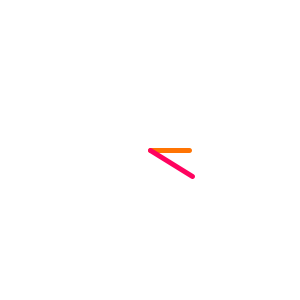
Frame 1 (no input)
Frame 60 (the mouse pressed at the canvas centre just before this capture): identical to frame 1, image omitted
Frame 120 (the mouse held since frame 60 and released just before this capture): identical to frame 1, image omitted

The Processing sketch that drew this single still picture (run headless with seeded random() and noise(); from frame 60 on, the mouse is pressed at the canvas centre):

// Processing sketch: processing_61796
// ── processing_61796.pde


// Relógio

void setup(){ // Defini o setup
  size(300,300); // Defini o tamanho da janela
  smooth(); // Suaviza o desenho
  }
 
void draw() { // Defini o desenho
   
  background(255); // Defini o fundo branco
 
  translate (width/2, height/2); // Definindo a posição
 
  float m = minute(); // Define valores entre 0 - 59
  float h = hour(); // Define valores entre 0 - 23
   
  int escala = 360; // Cria uma variavel e dar o valor de 360
   
  m =   map (m, 0,59, 0, escala); // Define a ariavel dos minutos e vai dar valores de 0-59 fazendo 360 graus
  h =   map (h, 0,12, 0, escala); // Define a variavel das horas e vai dar valores de 0-12 fazendo 360 graus
   
  // Horas
  strokeWeight(5); // Define a espessura da linha
  stroke(255, 116, 3); // Define a cor da linha
  float angleHours = radians(h); // Converte os angulos 0-360 para radianos
   
  pushMatrix(); // Coloca os seguintes dados na mesma matriz
  rotate(angleHours); // Buscar a variavel e dar-lhe rotação
  line (0,0, 0, -40); // Desenha linha
  popMatrix(); // Fecha a matriz
 
  // Minutos
  strokeWeight(5); // Define a espessura da linha
  stroke(255, 3, 95); // Define a cor da linha  
  float angleMinutes = radians(m); // Converte os angulos 0-360 para radianos
   
  pushMatrix(); // Coloca os seguintes dados na mesma matriz
  rotate(angleMinutes); // Buscar a variavel e dar-lhe rotação
  line (0,0, 0, -50); // Desenha a linha
  popMatrix(); // Fecha a matriz
   
   
}
